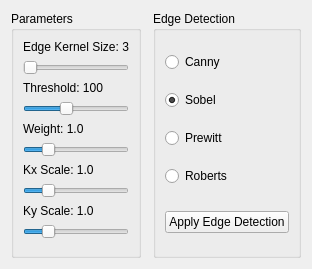
<widget class="QWidget" name="edgeDetectionPage">
 <layout class="QHBoxLayout" name="horizontalLayout_7">
  <property name="spacing">
   <number>12</number>
  </property>

  <!-- ================= LEFT : PARAMETERS ================= -->
  <item>
   <widget class="QGroupBox" name="paramsGroup">
    <property name="title">
     <string>Parameters</string>
    </property>
    <layout class="QVBoxLayout" name="verticalLayout_params">

        <!-- Edge Kernel Size -->
        <item>
         <widget class="QLabel" name="labelEdgeKernel">
          <property name="text"><string>Edge Kernel Size: 3</string></property>
         </widget>
        </item>
        <item>
         <widget class="QSlider" name="sliderEdgeKernelSize">
          <property name="minimum"><number>3</number></property>
          <property name="maximum"><number>11</number></property>
          <property name="value"><number>3</number></property>
          <property name="singleStep"><number>2</number></property>
          <property name="pageStep"><number>2</number></property>
          <property name="orientation"><enum>Qt::Horizontal</enum></property>
         </widget>
        </item>

     <!-- Threshold -->
     <item>
      <widget class="QLabel" name="labelEdgeThreshold">
       <property name="text"><string>Threshold: 100</string></property>
      </widget>
     </item>
     <item>
      <widget class="QSlider" name="sliderEdgeThreshold">
       <property name="maximum"><number>255</number></property>
       <property name="value"><number>100</number></property>
       <property name="orientation"><enum>Qt::Horizontal</enum></property>
      </widget>
     </item>

     <!-- Weight -->
     <item>
      <widget class="QLabel" name="labelWeight">
       <property name="text"><string>Weight: 1.0</string></property>
      </widget>
     </item>
     <item>
      <widget class="QSlider" name="sliderWeight">
       <property name="maximum"><number>50</number></property>
       <property name="value"><number>10</number></property>
       <property name="orientation"><enum>Qt::Horizontal</enum></property>
      </widget>
     </item>

     <!-- Kx Scale -->
     <item>
      <widget class="QLabel" name="labelKx">
       <property name="text"><string>Kx Scale: 1.0</string></property>
      </widget>
     </item>
     <item>
      <widget class="QSlider" name="sliderKx">
       <property name="maximum"><number>50</number></property>
       <property name="value"><number>10</number></property>
       <property name="orientation"><enum>Qt::Horizontal</enum></property>
      </widget>
     </item>

     <!-- Ky Scale -->
     <item>
      <widget class="QLabel" name="labelKy">
       <property name="text"><string>Ky Scale: 1.0</string></property>
      </widget>
     </item>
     <item>
      <widget class="QSlider" name="sliderKy">
       <property name="maximum"><number>50</number></property>
       <property name="value"><number>10</number></property>
       <property name="orientation"><enum>Qt::Horizontal</enum></property>
      </widget>
     </item>

     <item>
      <spacer name="verticalSpacer_params">
       <property name="orientation"><enum>Qt::Vertical</enum></property>
      </spacer>
     </item>

    </layout>
   </widget>
  </item>

  <!-- ================= RIGHT : EDGE SELECTION ================= -->
  <item>
   <widget class="QGroupBox" name="edgeDetectionGroup">
    <property name="title">
     <string>Edge Detection</string>
    </property>
    <layout class="QVBoxLayout" name="verticalLayout_9">

     <item>
      <widget class="QRadioButton" name="radioCanny">
       <property name="text"><string>Canny</string></property>
      </widget>
     </item>
     <item>
      <widget class="QRadioButton" name="radioSobel">
       <property name="text"><string>Sobel</string></property>
       <property name="checked"><bool>true</bool></property>
      </widget>
     </item>
     <item>
      <widget class="QRadioButton" name="radioPrewitt">
       <property name="text"><string>Prewitt</string></property>
      </widget>
     </item>
     <item>
      <widget class="QRadioButton" name="radioRoberts">
       <property name="text"><string>Roberts</string></property>
      </widget>
     </item>

     <item>
      <spacer name="verticalSpacer_edge">
       <property name="orientation"><enum>Qt::Vertical</enum></property>
      </spacer>
     </item>

     <item>
      <widget class="QPushButton" name="btnApplyEdgeDetection">
       <property name="text"><string>Apply Edge Detection</string></property>
      </widget>
     </item>

    </layout>
   </widget>
  </item>

 </layout>
</widget>
